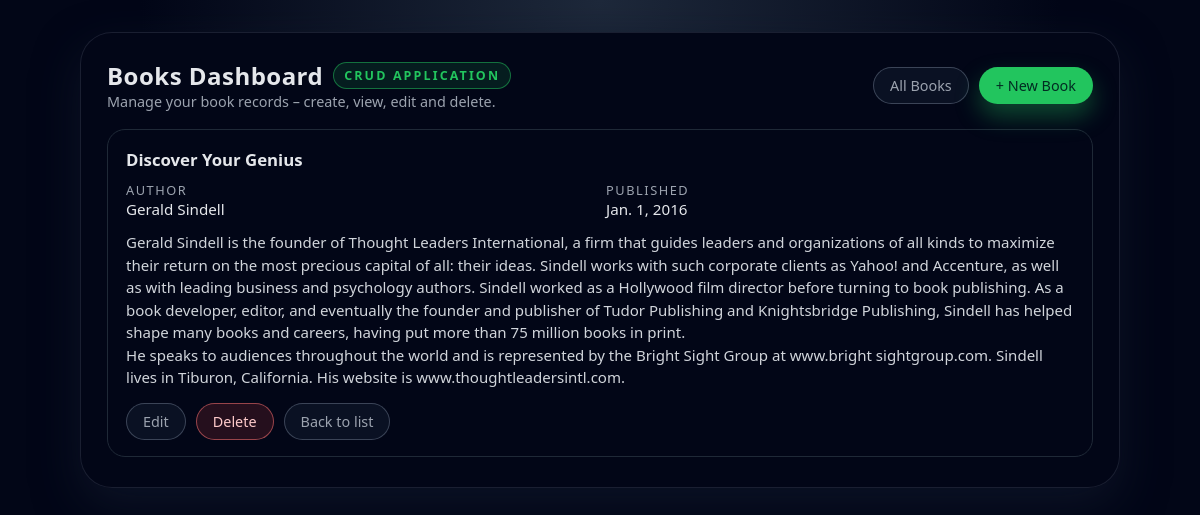
/1/, run on the app's committed database.
### books/models.py (models this page shows, shortened)
class Book(models.Model):
    title = models.CharField(max_length=200)
    author = models.CharField(max_length=100)
    description = models.TextField(blank=True)
    published_date = models.DateField(null=True, blank=True)

### books/views.py (the view)
# urls.py: path('<int:pk>/', views.book_detail, name='book_detail'),
def book_detail(request, pk):
    book = get_object_or_404(Book, pk=pk)
    return render(request, 'books/book_detail.html', {'book': book})

### books/templates/books/book_detail.html (shortened to what this page needs)
{% extends 'books/base.html' %}
{% block content %}
<div class="card">
    <h2 style="margin-top:0;margin-bottom:10px;font-size:1.05rem;">
        {{ book.title }}
    </h2>
    <div class="detail-meta">
        <div>
            <div class="detail-label">Author</div>
            <div class="detail-value">{{ book.author }}</div>
        </div>
        <div>
            <div class="detail-label">Published</div>
            <div class="detail-value">
                {% if book.published_date %}{{ book.published_date }}{% else %}—{% endif %}
            </div>
        </div>
    </div>
    <div class="detail-description">
        {% if book.description %}
            {{ book.description|linebreaksbr }}
        {% else %}
            <span class="tag">No description provided</span>
        {% endif %}
    </div>
    <div class="form-footer" style="margin-top:14px;">
        <a href="{% url 'book_update' book.pk %}" class="btn btn-ghost">Edit</a>
        <a href="{% url 'book_delete' book.pk %}" class="btn btn-danger">Delete</a>
        <a href="{% url 'book_list' %}" class="btn btn-ghost">Back to list</a>
    </div>
</div>
{% endblock %}

### books/static/book/style.css (style rules this page uses)
:root { --bg-color: #0f172a; --card-bg: #020617; --accent: #22c55e; --accent-soft: rgba(34, 197, 94, 0.12); --accent-hover: #16a34a; --text-main: #e5e7eb; --text-muted: #9ca3af; --border-subtle: #1f2937; --danger: #ef4444; --danger-soft: rgba(239, 68, 68, 0.15); --danger-hover: #dc2626; --shadow-soft: 0 18px 45px rgba(15, 23, 42, 0.75); --radius-lg: 18px; --radius-pill: 999px; --transition-fast: 0.18s ease-out; --font-main: system-ui, -apple-system, BlinkMacSystemFont, "SF Pro Text", "Segoe UI", sans-serif; }
*, *::before, *::after { box-sizing: border-box; }
body { margin: 0; padding: 32px 16px; min-height: 100vh; font-family: var(--font-main); background: radial-gradient(circle at top, #1e293b 0, #020617 46%, #020617 100%); color: var(--text-main); display: flex; justify-content: center; align-items: flex-start; }
.btn { display: inline-flex; align-items: center; justify-content: center; padding: 8px 16px; font-size: 0.9rem; font-weight: 500; border-radius: var(--radius-pill); border: 1px solid transparent; cursor: pointer; text-decoration: none; transition: background var(--transition-fast), color var(--transition-fast), border-color var(--transition-fast), transform var(--transition-fast), box-shadow var(--transition-fast); white-space: nowrap; }
.btn-ghost { background: rgba(15, 23, 42, 0.7); border-color: rgba(148, 163, 184, 0.35); color: var(--text-muted); }
.btn-danger { background: var(--danger-soft); color: #fecaca; border-color: rgba(248, 113, 113, 0.55); }
.card { background: radial-gradient(circle at top left, #020617 0, #020617 55%); border-radius: var(--radius-lg); padding: 18px 18px 16px; border: 1px solid var(--border-subtle); }
.form-footer { display: flex; gap: 10px; margin-top: 8px; }
.detail-meta { display: grid; grid-template-columns: repeat(auto-fit, minmax(180px, 1fr)); gap: 12px; margin-bottom: 12px; }
.detail-label { font-size: 0.8rem; text-transform: uppercase; letter-spacing: 0.12em; color: var(--text-muted); }
.detail-value { font-size: 0.95rem; }
.detail-description { margin-top: 4px; line-height: 1.5; font-size: 0.94rem; color: #d1d5db; }

### data on the page
Book: title "Discover Your Genius", author "Gerald Sindell", published_date "Jan. 1, 2016", description "Gerald Sindell is the founder of Thought Leaders International, a firm that guides leaders and organizations of all kinds to maximize their return on the most precious capital of all: their ideas. Sindell works with such corporate clients as Yahoo! and Accenture, as well as with leading business and psychology authors. Sindell worked as a Hollywood film director before turning to book publishing. As a book developer, editor, and eventually the founder and publisher of Tudor Publishing and Knightsbridge Publishing, Sindell has helped shape many books and careers, having put more than 75 million books in print. He speaks to audiences throughout the world and is represented by the Bright Sight…"
